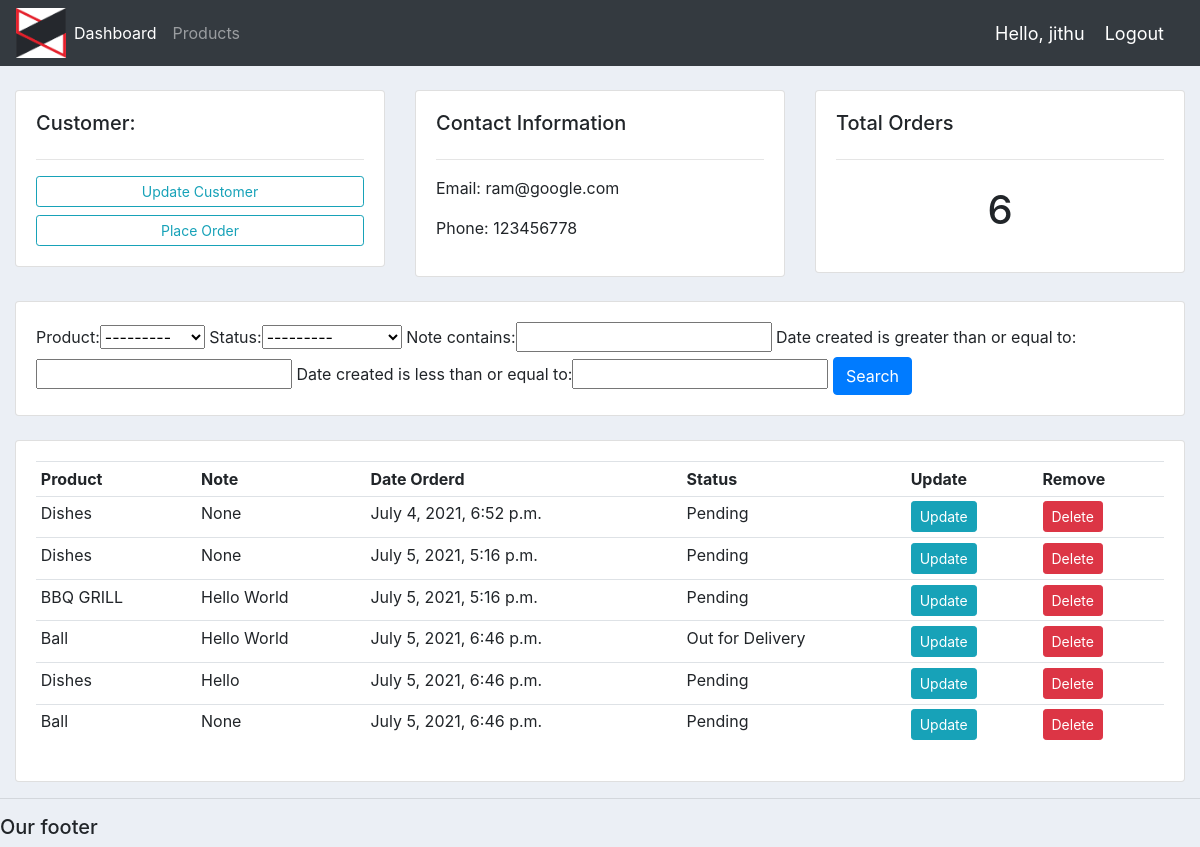
The app's page /customer/1/ (signed in) with its own data.
### accounts/models.py (models this page shows, shortened)
class Customer(models.Model):
	user = models.OneToOneField(User,null=True,blank=True,  on_delete=models.CASCADE)
	name = models.CharField(max_length=200, null=True)
	phone = models.CharField(max_length=200, null=True)
	email = models.CharField(max_length=200, null=True)
	profile_pic = models.ImageField(default="logo.png",null=True, blank=True)
	date_created = models.DateTimeField(auto_now_add=True, null=True)

class Order(models.Model):
	STATUS = (
			('Pending', 'Pending'),
			('Out for delivery', 'Out for delivery'),
			('Delivered', 'Delivered'),
			)
	customer = models.ForeignKey(Customer, null=True, on_delete= models.SET_NULL)
	product = models.ForeignKey(Product, null=True, on_delete= models.SET_NULL)
	date_created = models.DateTimeField(auto_now_add=True, null=True)
	status = models.CharField(max_length=200, null=True, choices=STATUS)
	note = models.CharField(max_length=1000, null=True)

class Product(models.Model):
	CATEGORY = (
			('Indoor', 'Indoor'),
			('Out Door', 'Out Door'),
			)
	name = models.CharField(max_length=200, null=True)
	price = models.FloatField(null=True)
	category = models.CharField(max_length=200, null=True, choices=CATEGORY)
	description = models.CharField(max_length=200, null=True, blank=True)
	date_created = models.DateTimeField(auto_now_add=True, null=True)
	tags = models.ManyToManyField(Tag)
	def __str__(self):
		return self.name

### accounts/decorators.py (the view)
        def wrapper_func(request,*args, **kwargs):
            group = None;
            if request.user.groups.exists():
                group = request.user.groups.all()[0].name
            if group in allowed_roles:
                return view_func(request, *args, **kwargs)
            else:
                return HttpResponse("You are not authorized to view this page")

### accounts/views.py (called while the page is built)
@login_required(login_url='login')
@allowed_users(allowed_roles=['admin'])
def customer(request, pk_test):
	customer = Customer.objects.get(id=pk_test)
	orders = customer.order_set.all()
	order_count = orders.count()
	myFilter = OrderFilter(request.GET, queryset=orders)
	orders = myFilter.qs
	context = {'customer':customer, 'orders':orders, 'order_count':order_count,
	'myFilter':myFilter}
	return render(request, 'accounts/customer.html',context)

### accounts/templates/accounts/customer.html
{%  extends 'accounts/main.html' %}
{% block content %}
	<br>
<div class="row">
	<div class="col-md">
		<div class="card card-body">
			<h5>Customer:</h5>
			<hr>
			<a class="btn btn-outline-info  btn-sm btn-block" href="">Update Customer</a>
			<a class="btn btn-outline-info  btn-sm btn-block" href="{% url 'create_order' customer.id %}">Place Order</a>
		</div>
	</div>
	<div class="col-md">
		<div class="card card-body">
			<h5>Contact Information</h5>
			<hr>
			<p>Email: {{customer.email}}</p>
			<p>Phone: {{customer.phone}}</p>
		</div>
	</div>
	<div class="col-md">
		<div class="card card-body">
			<h5>Total Orders</h5>
			<hr>
			<h1 style="text-align: center;padding: 10px">{{order_count}}</h1>
		</div>
	</div>
</div>
<br>
<div class="row">
	<div class="col">
		<div class="card card-body">
			<form method="get">
				{{myFilter.form}}
		    <button class="btn btn-primary" type="submit">Search</button>
		  </form>
		</div>
	</div>
</div>
<br>
<div class="row">
	<div class="col-md">
		<div class="card card-body">
			<table class="table table-sm">
				<tr>
					<th>Product</th>
					<th>Note</th>
					<th>Date Orderd</th>
					<th>Status</th>
					<th>Update</th>
					<th>Remove</th>
				</tr>
				{% for order in orders %}
				<tr>
					<td>{{order.product}}</td>
					<td>{{order.note}}</td>
					<td>{{order.date_created}}</td>
					<td>{{order.status}}</td>
					<td><a class="btn btn-sm btn-info" href="{% url 'update_order' order.id %}">Update</a></td>
					<td><a class="btn btn-sm btn-danger" href="{% url 'delete_order' order.id %}">Delete</a></td>
				</tr>
				{% endfor %}
			</table>
		</div>
	</div>
</div>
{% endblock %}

### accounts/templates/accounts/navbar.html (shortened to what this page needs)
{% load static %}
<nav class="navbar navbar-expand-lg navbar-dark bg-dark">
 <img src="{% static 'images/logo.png' %}" height="50px" width="50px">
  <div class="collapse navbar-collapse" id="navbarNav">
    <ul class="navbar-nav">
        {% if request.user.is_staff %}
      <li class="nav-item active">
        <a class="nav-link" href="{% url 'home' %}">Dashboard</a>
      </li>
      <li class="nav-item">
        <a class="nav-link" href="{% url 'products' %}">Products</a>
      </li>
            {% else %}
            <li class="nav-item">
        <a class="nav-link" href="{% url 'account' %}">Settings</a>
      </li>
        {% endif %}
    </ul>
  </div>
  <span class="hello-msg">Hello, {{request.user}}</span>
  <span ><a  class="hello-msg" href="{% url 'logout' %}">Logout</a></span>
</nav>

### static/css/main.css (style rules this page uses)
body { background-color: #ebeff5; }

### accounts/templates/accounts/navbar.html (style rules this page uses)
.hello-msg { font-size: 18px; color: #fff; margin-right: 20px; }

### records on screen
Customer: email "ram@google.com", phone "123456778"
Order: product "Dishes", note "None", date_created "July 4, 2021, 6:52 p.m.", status "Pending"
Order: product "Dishes", note "None", date_created "July 5, 2021, 5:16 p.m.", status "Pending"
Order: product "BBQ GRILL", note "Hello World", date_created "July 5, 2021, 5:16 p.m.", status "Pending"
Order: product "Ball", note "Hello World", date_created "July 5, 2021, 6:46 p.m.", status "Out for Delivery"
Order: product "Dishes", note "Hello", date_created "July 5, 2021, 6:46 p.m.", status "Pending"
Order: product "Ball", note "None", date_created "July 5, 2021, 6:46 p.m.", status "Pending"

### other values on screen
{{ request.user }} "jithu"
{{ order_count }} "6"
